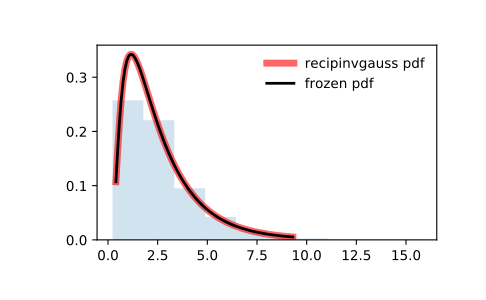

Here is the Python script that generated this plot:
from scipy.stats import recipinvgauss
import matplotlib.pyplot as plt
fig, ax = plt.subplots(1, 1)

# Calculate a few first moments:

mu = 0.63
mean, var, skew, kurt = recipinvgauss.stats(mu, moments='mvsk')

# Display the probability density function (``pdf``):

x = np.linspace(recipinvgauss.ppf(0.01, mu),
                recipinvgauss.ppf(0.99, mu), 100)
ax.plot(x, recipinvgauss.pdf(x, mu),
       'r-', lw=5, alpha=0.6, label='recipinvgauss pdf')

# Alternatively, the distribution object can be called (as a function)
# to fix the shape, location and scale parameters. This returns a "frozen"
# RV object holding the given parameters fixed.

# Freeze the distribution and display the frozen ``pdf``:

rv = recipinvgauss(mu)
ax.plot(x, rv.pdf(x), 'k-', lw=2, label='frozen pdf')

# Check accuracy of ``cdf`` and ``ppf``:

vals = recipinvgauss.ppf([0.001, 0.5, 0.999], mu)
np.allclose([0.001, 0.5, 0.999], recipinvgauss.cdf(vals, mu))
# True

# Generate random numbers:

r = recipinvgauss.rvs(mu, size=1000)

# And compare the histogram:

ax.hist(r, density=True, histtype='stepfilled', alpha=0.2)
ax.legend(loc='best', frameon=False)
plt.show()
